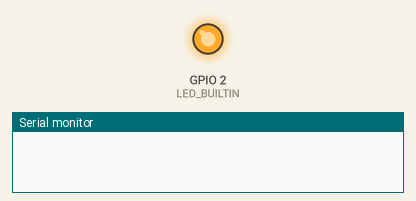
Simulated run of this sketch. Board: ESP32. On the bench: output pins drawn as LEDs (lit = HIGH), the last lines printed to the serial monitor. WiFi joins after 1.5 s; servers stay silent unless stated.

Above: at 1.1 s.
At 3.6 s:
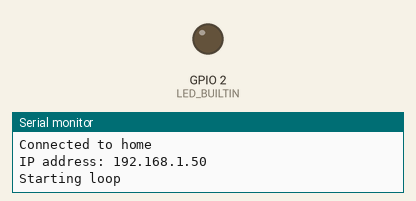
Timing chart, 0 to 5.1 s (numbered marks = the images above):
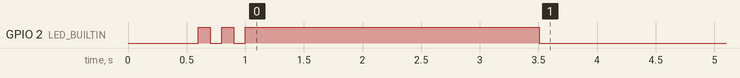

The sketch:

pulseoximeter-iot.ino
```cpp
#include "thingProperties.h"


#define REPORTING_PERIOD_MS     100 // frequenza di refresh 100 ms

long tsLastReport = 0;

void setup() {
  // Initialize serial and wait for port to open:


  Serial.begin(115200);
  pinMode(LED_BUILTIN, OUTPUT);
  delay(600);

  //////////////////////////////////////////// procedura di avvio, vedi accendersi sull'arduino tre volte il led giallo
  digitalWrite(LED_BUILTIN, HIGH);
  delay(100);
  digitalWrite(LED_BUILTIN, LOW);
  delay(100);
  digitalWrite(LED_BUILTIN, HIGH);
  delay(100);
  digitalWrite(LED_BUILTIN, LOW);
  delay(100);
  digitalWrite(LED_BUILTIN, HIGH);
 /////////////////////////////////////////////////////////////////////////////////////////////////////////////////////////////////////////


  esp.resetSettings(); // ogni volta che accendiamo l'esp si resettano le reti salvate. Nel caso devi sempre riconnettere l'arduino
  esp.setConfigPortalTimeout(30); // se non vogliamo connetterci a internet, non ci colleghiamo alla rete dell'arduino nei 30 secondi
  esp.setConnectTimeout(15); // durata tentativo connessione. impostazione che, SE CI VOGLIAMO COLLEGARE ma l'arduino non riesce a collegarsi alle reti salvate in 15 secondi, abortisce
  esp.setConnectRetries(1); // numero tentativi connessione. Prova una volta sola a collegarsi alle reti salvati (durata tentativo 15 sec), altrimenti abortisce

  if (!esp.autoConnect("Arduino-ESP32", "Password123")) {
    Serial.println("Failed to connect");
    //ESP.restart();
    WiFi.mode(WIFI_OFF); // se non si collega, spegne wifi
    onConnect(); // accende sensore (vedi in fondo funzione onConnect())
  } else {
    wifiSetup(); // setta credenziali wifi
    initProperties(); // apre comunicazione con server
    delay(1000);
    ArduinoCloud.addCallback(ArduinoIoTCloudEvent::CONNECT, onConnect); // accende sensore solo dopo aver assicurato comunicazione con server per non creare problemi di sincronizzazione
  }
  /////////////////////////////////////////////////////////////////////fine setup/////////////////////////////////////////////////////////////////////
  digitalWrite(LED_BUILTIN, LOW);

  Serial.println("Starting loop");
}

void loop() {


  if (WiFi.status() == WL_CONNECTED) {ArduinoCloud.update();} // aggiorna il server solo e solo se collegato.

  ///////////////////////////////////////////////////////////////////////////////////////////////////////////////////////
  // aggiornamento dal sensore

  if (maxEnabled) {
    pox.update();
    if ((millis() - tsLastReport) > REPORTING_PERIOD_MS) {
      heartRate = pox.getHeartRate();
      Serial.print("Heart rate:");
      Serial.print(heartRate);
      Serial.print("bpm / SpO2:");
      o2 = pox.getSpO2();
      Serial.print(o2);
      Serial.println("%");
      tsLastReport = millis();
    }
  }
  //
}

void initI2C() {
////////////////////////////////////////////////////////////////////// accensione sensore/////////////////////////
  Serial.print("Initializing pulse oximeter..");

  if (!pox.begin()) {
    // se non viene inizializzato vedi sequenza di accensione/spegnimento del led giallo. altrimenti tutto a posto e si dovrebbe accendere il sensore
    Serial.println("FAILED");
    maxEnabled = false;

    delay(100);
    digitalWrite(LED_BUILTIN, LOW);
    delay(100);
    digitalWrite(LED_BUILTIN, HIGH);
    delay(100);
    digitalWrite(LED_BUILTIN, LOW);
    delay(100);
    digitalWrite(LED_BUILTIN, HIGH);
    delay(100);
    digitalWrite(LED_BUILTIN, LOW);
    delay(100);
    digitalWrite(LED_BUILTIN, HIGH);
    delay(100);
    digitalWrite(LED_BUILTIN, LOW);
    delay(100);
    digitalWrite(LED_BUILTIN, HIGH);

    delay(500);

    return;

  } else {
    Serial.println("SUCCESS");
    maxEnabled = true;
  }
}

void onConnect() {
  Serial.println("Enabling i2c device!");
  initI2C(); // vedi funzione sopra initI2C();
}
```

thingProperties.h
```cpp
#include <WiFiManager.h>

#include <ArduinoIoTCloud.h>
#include <Arduino_ConnectionHandler.h>

#include "MAX30100_PulseOximeter.h"

bool maxEnabled = false;

WiFiManager esp;
char ssid[32]; // SSID char limit
char pass[63];


char SSID[32];
char PASS[63];
const char DEVICE_LOGIN_NAME[]  = "929afcc6-c975-4165-b6d6-030f409c3421";
const char DEVICE_KEY[]  = "6?9FR3Wiy6XX9sePXn3bJQ5N!";    // Secret device password


PulseOximeter pox;


float heartRate = 0.0;
float o2 = 0.0;

WiFiConnectionHandler ArduinoIoTPreferredConnection(SSID, PASS);


void initProperties() {

  ArduinoCloud.setBoardId(DEVICE_LOGIN_NAME);
  ArduinoCloud.setSecretDeviceKey(DEVICE_KEY);
  ArduinoCloud.addProperty(heartRate, READ, ON_CHANGE, NULL);
  ArduinoCloud.addProperty(o2, READ, ON_CHANGE, NULL);

  ArduinoCloud.begin(ArduinoIoTPreferredConnection);
  setDebugMessageLevel(2);
  ArduinoCloud.printDebugInfo();
}


void wifiSetup() {
  String str_ssid = esp.getWiFiSSID(false);
  int len = str_ssid.length() + 1;
  str_ssid.toCharArray(ssid, len);
  String str_pass = esp.getWiFiPass(false);
  len = str_pass.length() + 1;
  str_pass.toCharArray(pass, len);
  Serial.println("CONNECTED TO WIFI");
  Serial.print("Connected to ");
  Serial.println(ssid);
  Serial.print("IP address: ");
  Serial.println(WiFi.localIP());
  strcpy(SSID, ssid);
  strcpy(PASS, pass);
}
```
